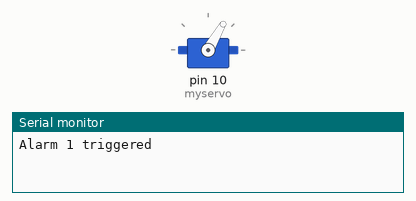
The sketch below on a simulated Arduino Uno, built with avr-gcc and run on an emulated ATmega328P. Shown: servo, the last lines printed to the serial monitor.

Above: at 0.05 s.
At 7.95 s:
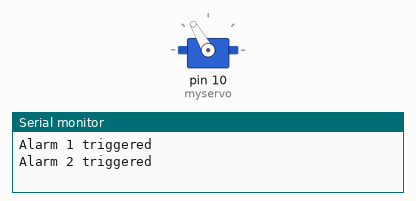
At 11.95 s:
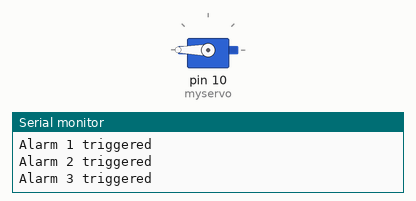
At 15.95 s:
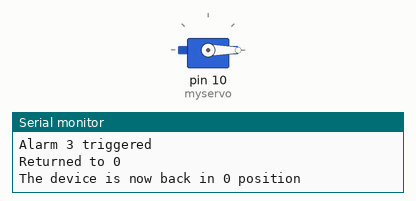
Timing chart, 0 to 20.8 s (numbered marks = the images above):
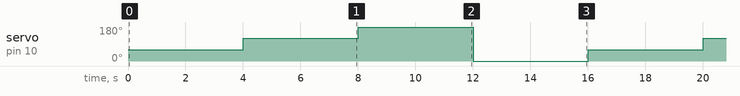

The sketch:

smellTest.ino
```cpp
#include <Servo.h>
#define in1 11 //first pin for fan control
#define in2 12 // second pin for fan controol
Servo myservo;  // create servo object to control a servo
int val = 0; //value to be randomized

void setup() {
  myservo.attach(10);  // attaches the servo on pin 10 to the servo object
  Serial.begin(9600); //begin serial communication
}

void loop() {
  //val = random(1, 4);
  smellAlarm(1);
  delay(4000);
  //smellAlarm(0);// returns servo to initial position
  //delay(2000);
  smellAlarm(2);
  delay(4000);
  //smellAlarm(0);// returns servo to initial position
  //delay(2000);
  smellAlarm(3);
  delay(4000);
  smellAlarm(0);// returns servo to initial position
  Serial.println("The device is now back in 0 position");
  delay(4000);


}

void smellAlarm(int randomAlarm) {
  switch (randomAlarm) {
    case 1: //Alarm scenario 1
      Serial.println("Alarm 1 triggered");
      digitalWrite(in1, HIGH);
      digitalWrite(in2, LOW);
      myservo.write(60);
      break;
    case 2: //Alarm secnario 2
      Serial.println("Alarm 2 triggered");
      digitalWrite(in1, HIGH);
      digitalWrite(in2, LOW);
      myservo.write(120);
      break;
    case 3: //ALarm scenario 3
      Serial.println("Alarm 3 triggered");
      digitalWrite(in1, HIGH);
      digitalWrite(in2, LOW);
      myservo.write(180);
      break;
    default:
      Serial.println("Returned to 0");
      digitalWrite(in1, LOW);
      digitalWrite(in2, HIGH);
      myservo.write(0);
      break;
  }
}
```

Measured:
- by itself, servo on pin 10 (myservo): repeats every 16.0 s: 180° 4.0 s, 0° 4.0 s, 60° 4.0 s, 120° 4.0 s
